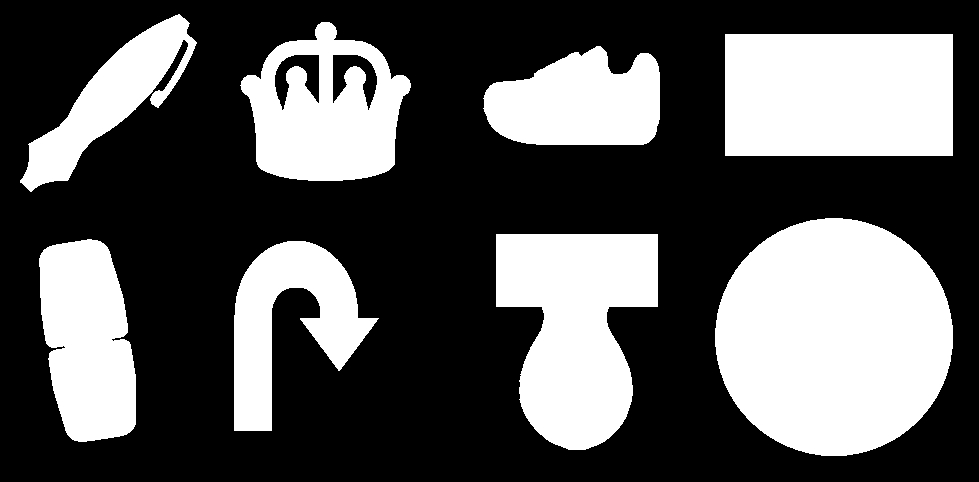
#> input picture Practice/binary_blobs.png, 979 x 482 px
$ python 11_05_thinning.py
#> lines starting #> are read from the running program, lines starting #| are printed output that depends on the picture; after the words box and inside, x2 and y2 are one past the last pixel; in counts of white or black regions, pixels touching at a corner belong together

import cv2

im = cv2.imread('binary_blobs.png', cv2.IMREAD_GRAYSCALE)
#> im: shape (482, 979); 35% white; 8 white regions, largest, box (x1, y1, x2, y2) and area: (715, 218, 953, 456) 44456, (725, 34, 953, 156) 27816, (496, 234, 658, 450) 24444
cv2.imshow('img', im)

im_thin = cv2.ximgproc.thinning(im, None, thinningType=cv2.ximgproc.THINNING_ZHANGSUEN)
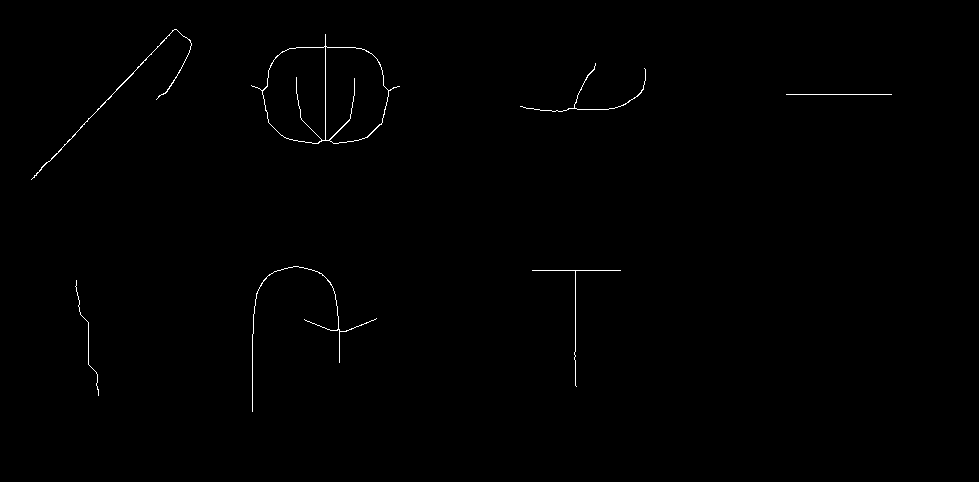
#> im_thin: shape (482, 979); 0.42% white in thin lines or dots, all inside (x1, y1, x2, y2) = (31, 29, 892, 412)
# im_thin = cv2.ximgproc.thinning(im, None, thinningType=cv2.ximgproc.THINNING_GUOHALL)
cv2.imshow('thinning', im_thin)

im_bgr = cv2.cvtColor(im, cv2.COLOR_GRAY2BGR)
#> im_bgr is the input picture: shape (482, 979, 3); 35% white; 8 white regions, largest, box (x1, y1, x2, y2) and area: (715, 218, 953, 456) 44456, (725, 34, 953, 156) 27816, (496, 234, 658, 450) 24444
im_b, im_g, im_r = cv2.split(im_bgr)
im_b = cv2.bitwise_and(im_b, ~im_thin)
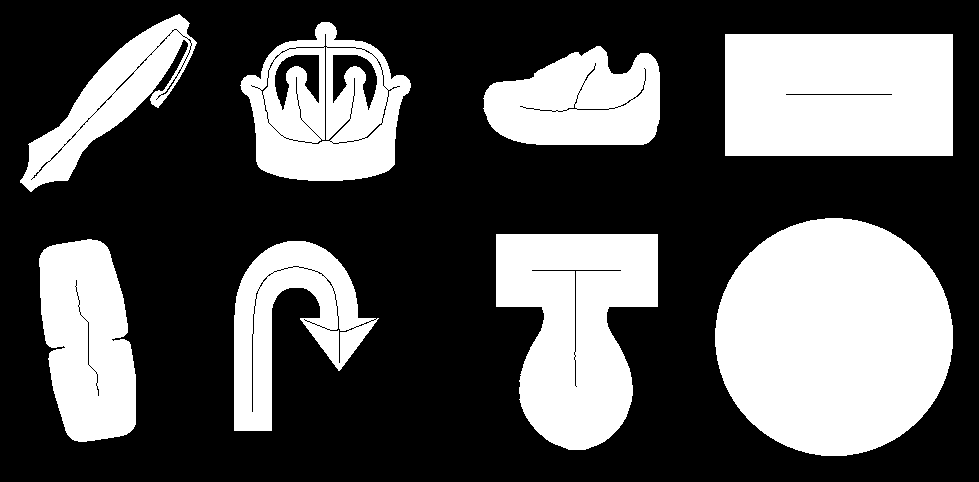
#> im_b: shape (482, 979); 34.6% white; 8 white regions, largest, box (x1, y1, x2, y2) and area: (715, 218, 953, 456) 44456, (725, 34, 953, 156) 27710, (496, 234, 658, 450) 24239
im_g = cv2.bitwise_and(im_g, ~im_thin)
im_bgr = cv2.merge((im_b, im_g, im_r))
cv2.imshow('Overlay', im_bgr)

cv2.waitKey(0)
cv2.destroyAllWindows()
